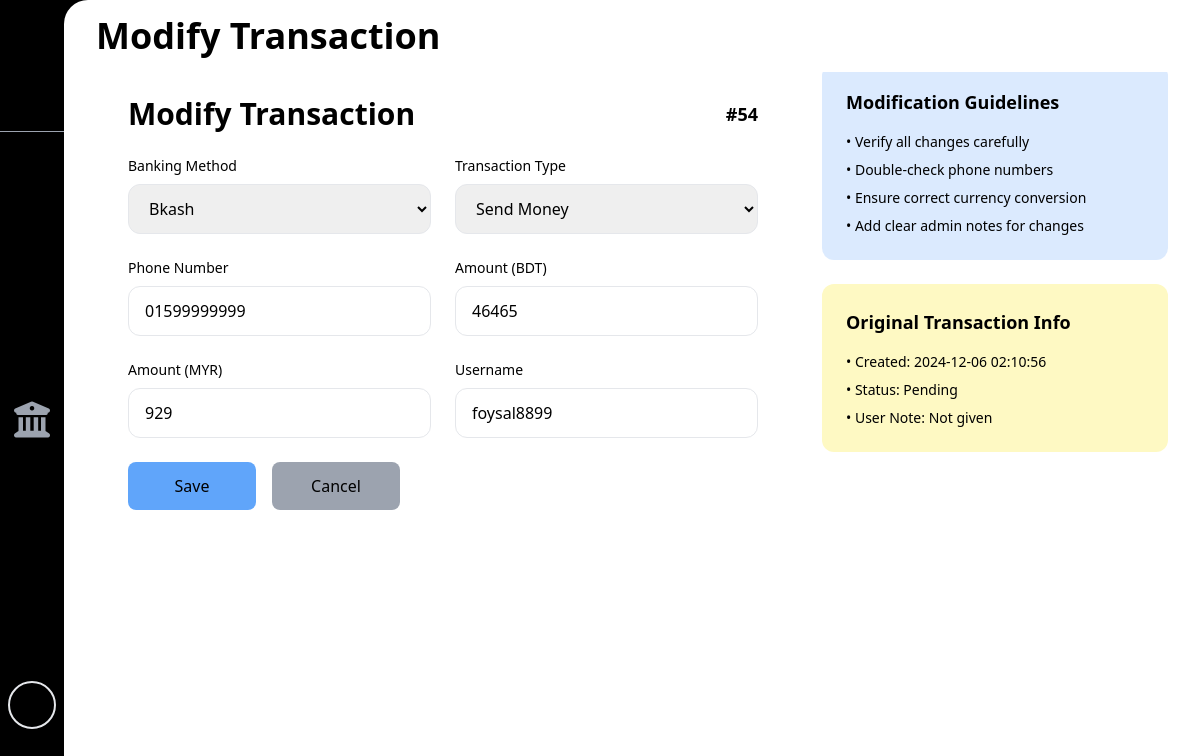
Page /views/admin/admin-modify-transection.php?transID=54 (signed in) on the committed database.
### tables this page shows
CREATE TABLE `transections` (
  `transID` int(255) NOT NULL,
  `username` varchar(30) NOT NULL,
  `number` varchar(11) NOT NULL,
  `banking` varchar(5) NOT NULL,
  `method` varchar(10) NOT NULL,
  `amount` float NOT NULL,
  `amountYMR` float NOT NULL,
  `note` varchar(255) NOT NULL,
  `status` varchar(12) NOT NULL,
  `lastnumber` varchar(50) NOT NULL,
  `rate` float NOT NULL,
  `time` datetime NOT NULL DEFAULT current_timestamp()
);

### views/admin/admin-modify-transection.php (the view, shortened to what this page needs)
<?php
include("../../config/connection.php");
$transID = mysqli_real_escape_string($conn, $_GET['transID']);
$sql = "SELECT * FROM transections WHERE transID = '$transID'";
$result = mysqli_query($conn, $sql) or die("Query Failed.");
$transData = mysqli_fetch_assoc($result);
?>
<!DOCTYPE html>
<html lang="en">
<head>
    <link rel="stylesheet" href="https://cdnjs.cloudflare.com/ajax/libs/font-awesome/6.7.2/css/all.min.css" />
    <link rel="stylesheet" href="../../assets/css/styles.css">
</head>
<body onload="onload()" class="overflow-hidden dark">
    <div class="bg-black h-screen dark:text-white w-full flex">
        <?php include("../../includes/sidebars/admin-sidebar.php"); ?>
        <div id="main-container" class="overflow-y-scroll px-8 w-full min-h-full sm:ml-16 sm:w-full bg-white dark:bg-[#232228] rounded-3xl rounded-bl-3xl transition-all duration-200">
            <?php include("../../includes/headers/admin-header.php") ?>
            <section class="flex flex-col sm:flex-row w-full gap-8 pt-16 h-full">
                <div class="w-full sm:w-2/3 bg-white dark:bg-[#232228] rounded-lg p-8">
                    <div class="flex justify-between items-center mb-6">
                        <h2 class="text-2xl sm:text-3xl font-bold">Modify Transaction</h2>
                        <span class="text-lg font-semibold">#<?php echo $transData['transID']; ?></span>
                    </div>
                    <form action="../../backend/backend-admin-modify-transection.php" method="post" class="space-y-6">
                        <div class="grid grid-cols-1 sm:grid-cols-2 gap-6">
                            <div>
                                <label class="block text-sm font-medium mb-2">Banking Method</label>
                                <select name="banking" class="w-full px-4 py-3 rounded-xl border dark:bg-[#161618] dark:border-gray-700 dark:text-gray-200 focus:outline-none focus:border-blue-500">
                                    <option value="bkash" <?php echo ($transData['banking'] === 'bkash') ? 'selected' : ''; ?>>Bkash</option>
                                </select>
                            </div>
                            <div>
                                <label class="block text-sm font-medium mb-2">Transaction Type</label>
                                <select name="method" class="w-full px-4 py-3 rounded-xl border dark:bg-[#161618] dark:border-gray-700 dark:text-gray-200 focus:outline-none focus:border-blue-500">
                                    <option value="send-money" <?php echo ($transData['method'] === 'send-money') ? 'selected' : ''; ?>>Send Money</option>
                                </select>
                            </div>
                            <div>
                                <label class="block text-sm font-medium mb-2">Phone Number</label>
                                <input type="tel" name="number" pattern="^(01[3-9][0-9]{8})$"
                                    id="phoneNumber"
                                    value="<?php echo $transData['number']; ?>"
                                    class="w-full px-4 py-3 rounded-xl border bg-white dark:bg-[#161618] dark:border-gray-700 dark:text-gray-200 focus:outline-none focus:border-blue-500 focus:bg-white dark:focus:bg-[#161618] dark:focus:border-blue-500 transition-colors duration-200"
                                    placeholder="01XXXXXXXXX" required>
                            </div>
                            <div>
                                <label class="block text-sm font-medium mb-2">Amount (BDT)</label>
                                <input type="number" name="amount" id="bdt"
                                    value="<?php echo $transData['amount']; ?>"
                                    class="w-full px-4 py-3 rounded-xl border dark:bg-[#161618] dark:border-gray-700 dark:text-gray-200 focus:outline-none focus:border-blue-500"
                                    placeholder="Enter amount"  max="150000" required>
                            </div>
                            <div>
                                <label class="block text-sm font-medium mb-2">Amount (MYR)</label>
                                <input type="number" name="amountYMR" id="myr" step="0.01"
                                    value="<?php echo $transData['amountYMR']; ?>"
                                    class="w-full px-4 py-3 rounded-xl border dark:bg-[#161618] dark:border-gray-700 dark:text-gray-200 focus:outline-none focus:border-blue-500"
                                    placeholder="Enter MYR amount" required>
                            </div>
                            <div>
                                <label class="block text-sm font-medium mb-2">Username</label>
                                <input type="text" name="username"
                                    value="<?php echo $transData['username']; ?>"
                                    class="w-full px-4 py-3 rounded-xl border dark:bg-[#161618] dark:border-gray-700 dark:text-gray-200 focus:outline-none focus:border-blue-500"
                                    readonly>
                            </div>
                        </div>
                        <div class="flex gap-4">
                            <button type="submit" name="btn-modify-trans" value="clicked"
                                class="w-32 py-3 bg-blue-400 text-black rounded-lg hover:bg-blue-500 transition duration-300 text-center">
                                Save
                            </button>
                            <a href="admin-transection-details.php?transID=<?php echo $transID; ?>"
                                class="w-32 py-3 bg-gray-400 text-black rounded-lg hover:bg-gray-500 transition duration-300 text-center">
                                Cancel
                            </a>
                        </div>
                    </form>
                </div>
                <div class="hidden sm:block w-1/3 space-y-6">
                    <div class="bg-blue-100 dark:bg-blue-900 p-6 rounded-xl">
                        <h3 class="text-lg font-bold mb-4">Modification Guidelines</h3>
                        <ul class="space-y-2 text-sm">
                            <li>• Verify all changes carefully</li>
                            <li>• Double-check phone numbers</li>
                            <li>• Ensure correct currency conversion</li>
                            <li>• Add clear admin notes for changes</li>
                        </ul>
                    </div>
                    <div class="bg-yellow-100 dark:bg-yellow-900 p-6 rounded-xl">
                        <h3 class="text-lg font-bold mb-4">Original Transaction Info</h3>
                        <ul class="space-y-2 text-sm">
                            <li>• Created: <?php echo $transData['time']; ?></li>
                            <li>• Status: <?php echo $transData['status']; ?></li>
                            <li>• User Note: <?php echo $transData['note'] ?: 'None'; ?></li>
                        </ul>
                    </div>
                </div>
            </section>
        </div>
    </div>
</body>
</html>

### rows in the picture
transections: transID "54", number "01599999999", amount "46465", amountYMR "929", username "foysal8899", time "2024-12-06 02:10:56", status "Pending", note "Not given"
